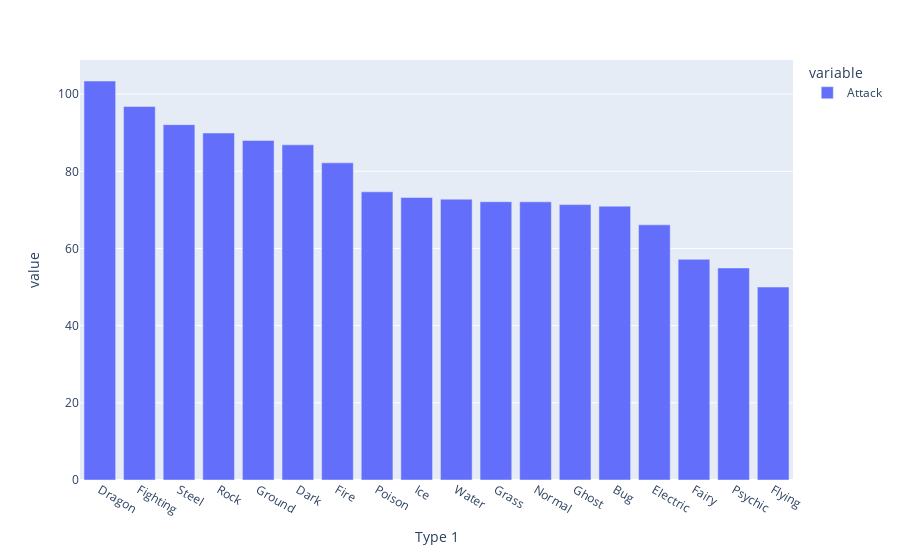

The notebook cell saved with this chart:
### Code cell
# Can I plot the chart above in a sorted way?

type_attack_sorted = pokemon_type_average.sort_values(by="Attack",ascending=False)
attack_average_sorted_bar = px.bar(type_attack_sorted["Attack"])
attack_average_sorted_bar.show()

### Figure 1 — Plotly figure (JSON) as saved in the notebook; plotly's stock layout.template omitted (floating-point values rounded to 4 significant figures)
{"data": [{"alignmentgroup": "True", "hovertemplate": "variable=Attack<br>Type 1=%{x}<br>value=%{y}<extra></extra>", "legendgroup": "Attack", "marker": {"color": "#636efa"}, "name": "Attack", "offsetgroup": "Attack", "orientation": "v", "showlegend": true, "textposition": "auto", "type": "bar", "x": ["Dragon", "Fighting", "Steel", "Rock", "Ground", "Dark", "Fire", "Poison", "Ice", "Water", "Grass", "Normal", "Ghost", "Bug", "Electric", "Fairy", "Psychic", "Flying"], "xaxis": "x", "y": [103.4, 96.78, 92.09, 89.92, 88, 86.86, 82.19, 74.68, 73.23, 72.78, 72.12, 72.08, 71.37, 70.97, 66.12, 57.19, 54.95, 50], "yaxis": "y"}], "layout": {"barmode": "relative", "legend": {"title": {"text": "variable"}, "tracegroupgap": 0}, "margin": {"t": 60}, "xaxis": {"anchor": "y", "domain": [0, 1], "title": {"text": "Type 1"}}, "yaxis": {"anchor": "x", "domain": [0, 1], "title": {"text": "value"}}}}
